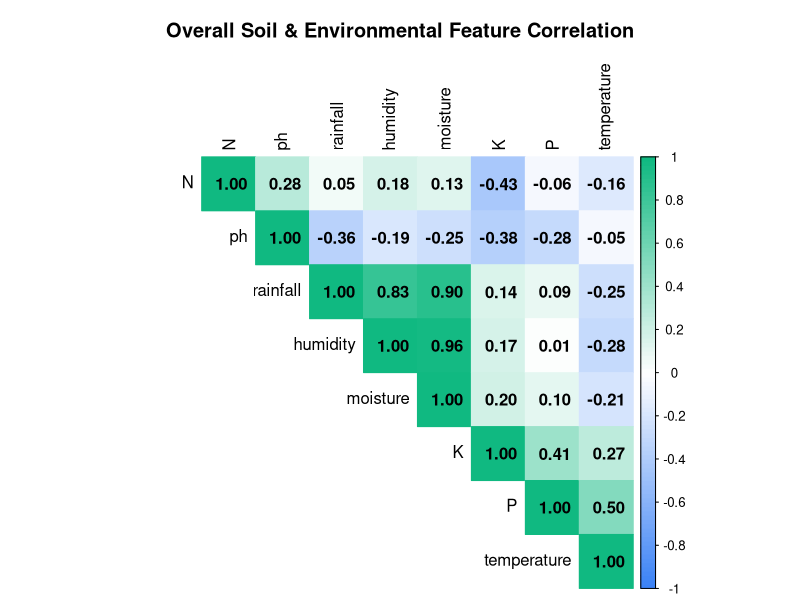
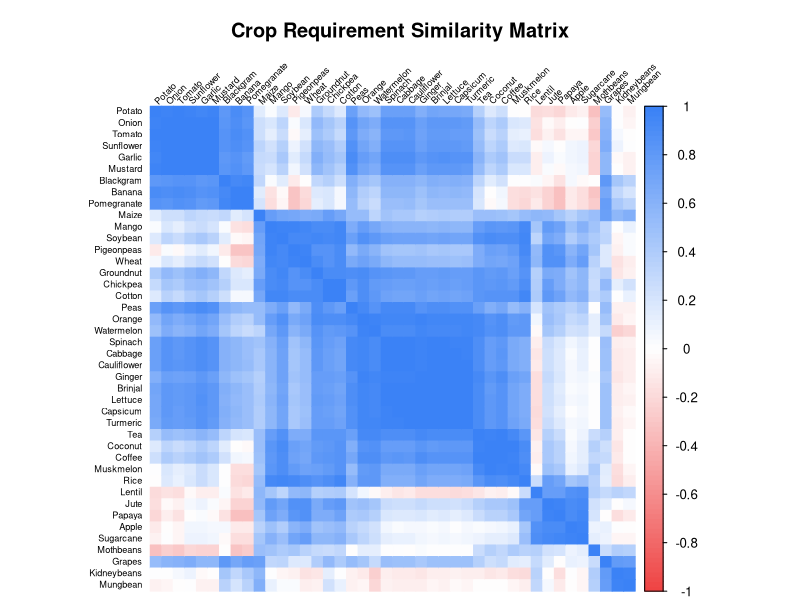
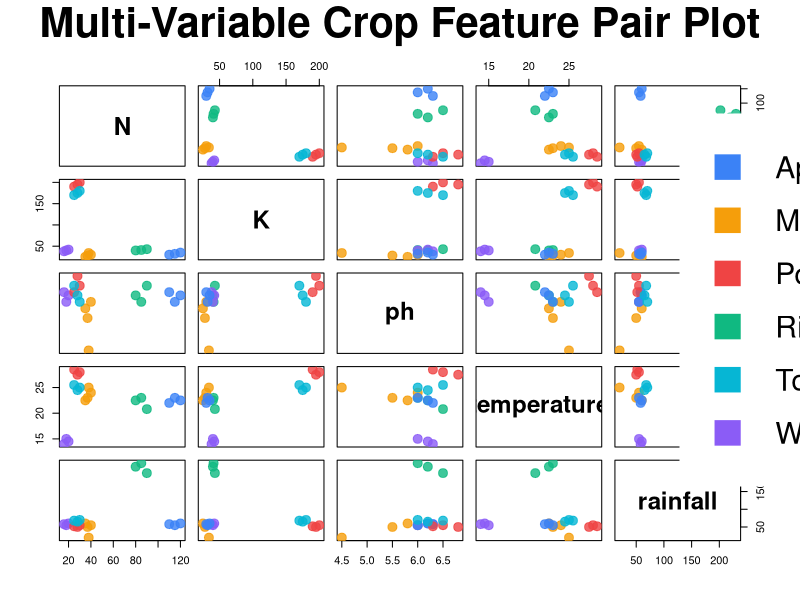

These charts were generated, in order, by the following R code:
# ==============================================================
# SmartAgri Crop Analysis — Summary Stats, Correlations & Pair Plots
# ==============================================================

# 1. Load Required Libraries
suppressPackageStartupMessages({
  library(tidyverse)    # Data wrangling & ggplot2
  library(corrplot)     # For correlation heatmaps
  library(RColorBrewer) # For high-end color palettes
})

# Create the output directory if it doesn't exist
dir.create("r_analysis/output", recursive = TRUE, showWarnings = FALSE)

# 2. Load the Dataset
cat("Loading crop recommendation dataset...\n")
crop_data <- read_csv("data/crop/crop_recommendation.csv", show_col_types = FALSE)

# Exclude non-numeric fields for quantitative analysis
numeric_data <- crop_data %>% select(N, P, K, temperature, humidity, moisture, ph, rainfall)

# ==============================================================
# Phase 1: Summary Statistics
# ==============================================================
cat("Calculating summary statistics per crop...\n")

# Calculate statistics GROUPED by each crop type (Answers "what are the features of each crop?")
crop_grouped_stats <- crop_data %>%
  group_by(crop) %>%
  summarise(
    Mean_Nitrogen = round(mean(N), 2), SD_Nitrogen = round(sd(N), 2),
    Mean_Phosphorus = round(mean(P), 2), SD_Phosphorus = round(sd(P), 2),
    Mean_Potassium = round(mean(K), 2), SD_Potassium = round(sd(K), 2),
    Mean_Temperature = round(mean(temperature), 2),
    Mean_Humidity = round(mean(humidity), 2),
    Mean_Moisture = round(mean(moisture), 2),
    Mean_pH = round(mean(ph), 2),
    Mean_Rainfall = round(mean(rainfall), 2),
    .groups = "drop"
  )

# Save summary stats to a CSV file for Excel / Reports
write_csv(crop_grouped_stats, "r_analysis/output/08_crop_summary_statistics.csv")
cat("Saved: r_analysis/output/08_crop_summary_statistics.csv\n")

# ==============================================================
# Phase 2: Correlation Heatmaps
# ==============================================================
cat("Generating correlation matrices...\n")

# A. Feature-to-Feature Correlation (How soil variables relate to each other globally)
feature_cor <- cor(numeric_data)

png("r_analysis/output/09_overall_feature_correlation.png", width = 900, height = 900, res = 150)
corrplot(
  feature_cor,
  method = "color",
  type = "upper",
  order = "hclust",  # Hierarchical clustering groups related features together
  addCoef.col = "black", # Show numeric correlation coefficients (-1 to 1)
  tl.col = "black",
  col = colorRampPalette(c("#3b82f6", "white", "#10b981"))(100), # Sleek modern blue-white-green theme
  title = "Overall Soil & Environmental Feature Correlation",
  mar = c(0, 0, 3, 0)
)
dev.off()
cat("Saved: r_analysis/output/09_overall_feature_correlation.png\n")

# B. Crop-to-Crop Similarity Correlation (How similar are crop profiles?)
# Get the average requirements of each crop, transpose, and correlate
crop_profiles <- crop_data %>%
  group_by(crop) %>%
  summarise(across(c(N, P, K, temperature, humidity, moisture, ph, rainfall), mean), .groups = "drop") %>%
  column_to_rownames("crop")

crop_similarity <- cor(t(crop_profiles)) # Correlate transposed profiles

png("r_analysis/output/10_crop_similarity_correlation.png", width = 1600, height = 1600, res = 150)
corrplot(
  crop_similarity,
  method = "color",
  type = "full",
  order = "hclust",
  tl.col = "black",
  tl.srt = 45,       # Tilt labels at 45 degrees
  tl.cex = 0.55,     # Make text fit all crops
  col = colorRampPalette(c("#ef4444", "white", "#3b82f6"))(100), # Red (low overlap) to Blue (high overlap)
  title = "Crop Requirement Similarity Matrix",
  mar = c(0, 0, 3, 0)
)
dev.off()
cat("Saved: r_analysis/output/10_crop_similarity_correlation.png\n")

# ==============================================================
# Phase 3: Pair Plotting (Scatter Plot Matrix)
# ==============================================================
cat("Generating pair plots...\n")

# Define a set of diverse crops to display on the pairplot to ensure clarity
subset_crops <- c("Rice", "Maize", "Tomato", "Apple", "Watermelon", "Potato")
plot_subset <- crop_data %>% 
  filter(crop %in% subset_crops) %>%
  mutate(crop = as.factor(crop))

# Create subset of continuous variables for the matrix
pairs_df <- plot_subset %>% select(N, K, ph, temperature, rainfall)

png("r_analysis/output/11_crop_pairplot.png", width = 2400, height = 2400, res = 220)

# Generate a high-end color palette matching the subset of crops - modern UI aligned colors
colors <- c(
  "#3B82F6", # Rice (Blue)
  "#F59E0B", # Maize (Amber)
  "#EF4444", # Tomato (Red)
  "#10B981", # Apple (Green)
  "#06B6D4", # Watermelon (Cyan)
  "#8B5CF6"  # Potato (Purple)
)
color_mapping <- colors[as.numeric(plot_subset$crop)]

# Set margins and outer margins (oma: bottom, left, top, right) to allocate right space
par(oma = c(2, 2, 6, 16))

# Use base R pairs() which is robust, high-performance, and guaranteed to work
pairs(
  pairs_df,
  col = alpha(color_mapping, 0.8),
  pch = 19,
  cex = 1.8, # Massive dot size
  main = "Multi-Variable Crop Feature Pair Plot",
  cex.labels = 2.2, # Massive diagonal labels
  font.labels = 2,  # Bold diagonal labels
  cex.main = 2.5    # Massive title
)

# Add an elegant, clear legend in the outer right margin
par(xpd = NA)
legend(
  x = grconvertX(0.85, from = "ndc", to = "user"),
  y = grconvertY(0.5, from = "ndc", to = "user"),
  legend = levels(plot_subset$crop),
  fill = colors,
  border = "white",
  box.col = "white",
  cex = 1.8, # Massive text in legend
  xjust = 0,
  yjust = 0.5
)

dev.off()
cat("Saved: r_analysis/output/11_crop_pairplot.png\n")
cat("\n═══════════════════════════════════════════════════════\n")
cat("  SmartAgri Crop Statistical Analysis Complete!\n")
cat("═══════════════════════════════════════════════════════\n")
